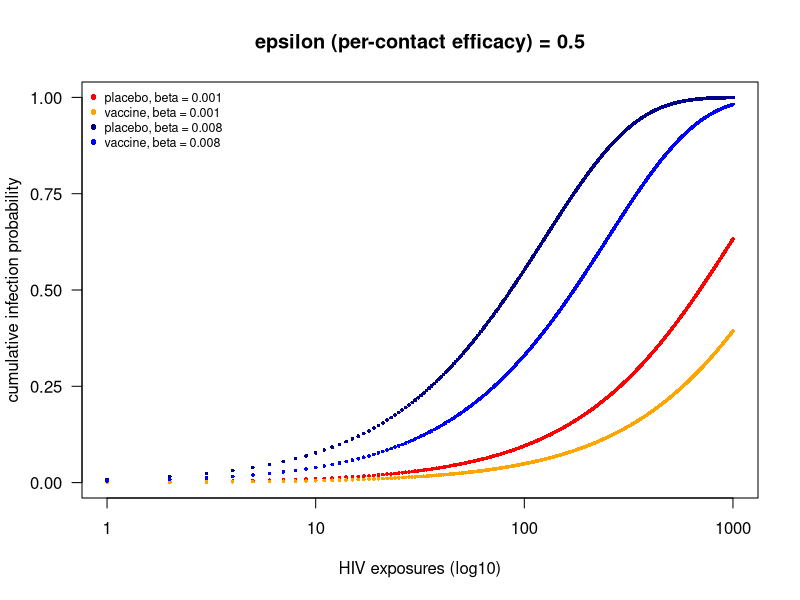
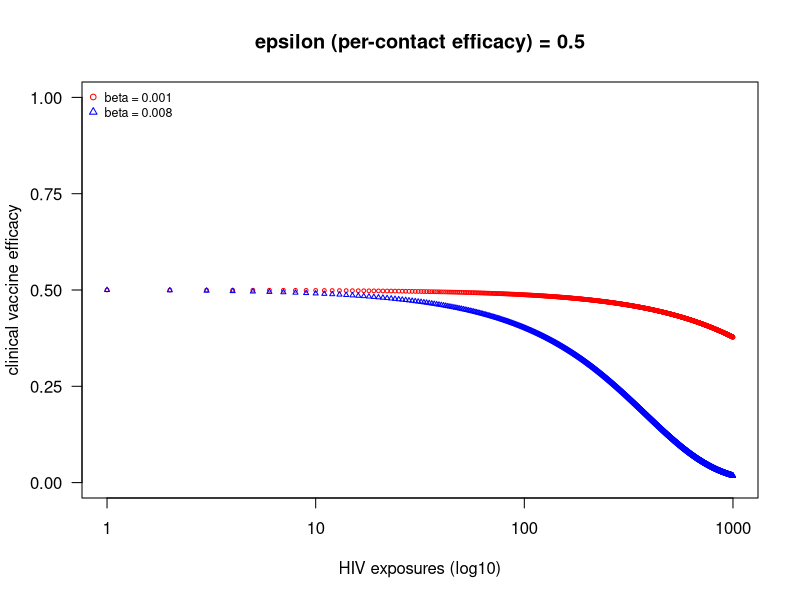

Write R code to recreate these figures, in order.

#beta <- 0.003   # per-exposure infection probability
exposures <- seq(1, 1000, by=1)
#epsilon = 0.3
#infection.probability <- 1 - (1 - beta)^(exposures)

# Function to calculate cumulative infection probabilities
infection.probs <- function(beta, exposures, epsilon){
  placebo.infection.probability <- 1 - (1 - beta)^exposures
  vaccine.infection.probability <- 1 - (1 - beta*(1-epsilon))^exposures
  df <- as.data.frame(cbind(placebo.infection.probability, vaccine.infection.probability))
  df$VE <- 1 - (df$vaccine.infection.probability/df$placebo.infection.probability)
  df$exposures <- exposures
  return(df)
}

df.beta.001 <- infection.probs(beta = 0.001, exposures, epsilon = 0.5)
df.beta.008 <- infection.probs(beta = 0.008, exposures, epsilon = 0.5)

### Plot of cumulative infection probability ###

plot(exposures, df.beta.001$placebo.infection.probability, 
     log = "x",
     col = "red",
     xlab = "HIV exposures (log10)",
     ylab = "cumulative infection probability",
     xaxt = "n",
     yaxt = "n",
     ylim = c(0, 1),
     main = "epsilon (per-contact efficacy) = 0.5",
     cex = 0.5,
     pch = 16)
axis(1, c(1, 10, 100, 1000))
axis(2, seq(0, 1, 0.25), las=2)     
legend("topleft", legend = c("placebo, beta = 0.001", 
                             "vaccine, beta = 0.001",
                             "placebo, beta = 0.008",
                             "vaccine, beta = 0.008"),
                col = c("red", "orange", "blue4", "blue"), 
                pch = 16,
                cex = 0.75,
                bty = "n")
points(exposures, df.beta.001$vaccine.infection.probability, pch = 16, cex = 0.5, col = "orange")
points(exposures, df.beta.008$placebo.infection.probability, pch = 16, cex = 0.5, col = "blue4")
points(exposures, df.beta.008$vaccine.infection.probability, pch = 16, cex = 0.5, col = "blue")

### Plot of clinical vaccine efficacy ###

plot(exposures, df.beta.001$VE,
     ylim = c(0, 1),
     log = "x",
     xaxt = "n",
     yaxt = "n",
     xlab = "HIV exposures (log10)",
     ylab = "clinical vaccine efficacy",
     col = "red",
     main = "epsilon (per-contact efficacy) = 0.5",
     cex = 0.5)
axis(1, c(1, 10, 100, 1000))
axis(2, seq(0, 1, 0.25), las=2)  
legend("topleft", legend = c("beta = 0.001", 
                             "beta = 0.008"),
       col = c("red", "blue"), 
       pch = c(1, 2),
       cex = 0.75,
       bty = "n")
points(exposures, df.beta.008$VE, pch = 2, cex = 0.5, col = "blue")


